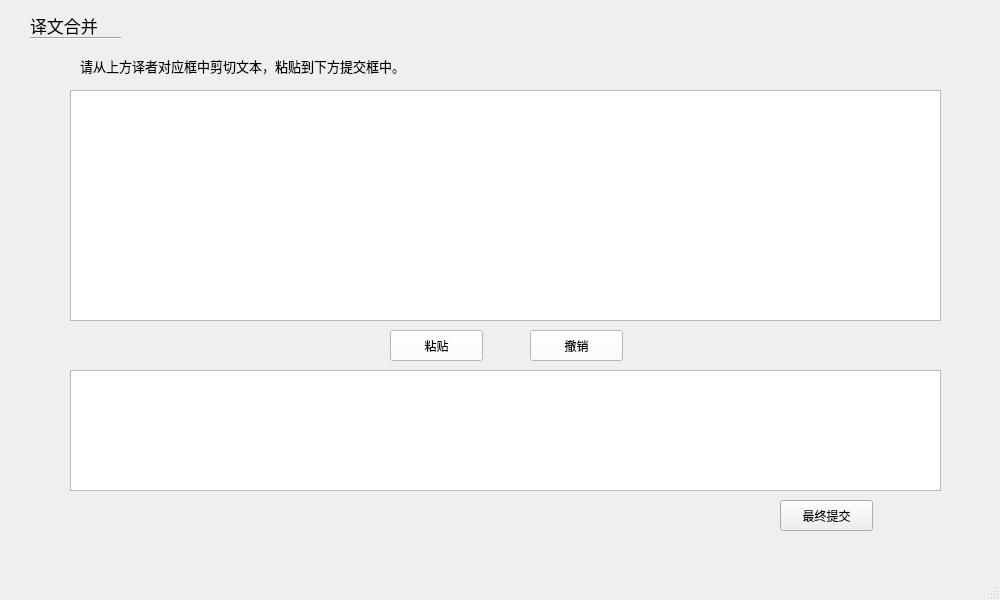
<?xml version="1.0" encoding="UTF-8"?>
<ui version="4.0">
 <class>LastSubmittal</class>
 <widget class="QMainWindow" name="LastSubmittal">
  <property name="geometry">
   <rect>
    <x>0</x>
    <y>0</y>
    <width>1000</width>
    <height>600</height>
   </rect>
  </property>
  <property name="windowTitle">
   <string>MainWindow</string>
  </property>
  <widget class="QWidget" name="centralwidget">
   <widget class="Line" name="line">
    <property name="geometry">
     <rect>
      <x>30</x>
      <y>30</y>
      <width>91</width>
      <height>16</height>
     </rect>
    </property>
    <property name="orientation">
     <enum>Qt::Horizontal</enum>
    </property>
   </widget>
   <widget class="QPlainTextEdit" name="finalTranslation">
    <property name="geometry">
     <rect>
      <x>70</x>
      <y>370</y>
      <width>871</width>
      <height>121</height>
     </rect>
    </property>
   </widget>
   <widget class="QLabel" name="label">
    <property name="geometry">
     <rect>
      <x>30</x>
      <y>10</y>
      <width>101</width>
      <height>31</height>
     </rect>
    </property>
    <property name="font">
     <font>
      <pointsize>13</pointsize>
     </font>
    </property>
    <property name="text">
     <string>译文合并</string>
    </property>
   </widget>
   <widget class="QPushButton" name="Paste">
    <property name="geometry">
     <rect>
      <x>390</x>
      <y>330</y>
      <width>93</width>
      <height>31</height>
     </rect>
    </property>
    <property name="styleSheet">
     <string notr="true">QPushButton{background-color:white;}</string>
    </property>
    <property name="text">
     <string>粘贴</string>
    </property>
   </widget>
   <widget class="QPushButton" name="reDo">
    <property name="geometry">
     <rect>
      <x>530</x>
      <y>330</y>
      <width>93</width>
      <height>31</height>
     </rect>
    </property>
    <property name="styleSheet">
     <string notr="true">QPushButton{background-color:white;}</string>
    </property>
    <property name="text">
     <string>撤销</string>
    </property>
   </widget>
   <widget class="QPushButton" name="complete">
    <property name="geometry">
     <rect>
      <x>780</x>
      <y>500</y>
      <width>93</width>
      <height>31</height>
     </rect>
    </property>
    <property name="text">
     <string>最终提交</string>
    </property>
   </widget>
   <widget class="QTableWidget" name="translatorTable">
    <property name="geometry">
     <rect>
      <x>70</x>
      <y>90</y>
      <width>871</width>
      <height>231</height>
     </rect>
    </property>
   </widget>
   <widget class="QLabel" name="label_2">
    <property name="geometry">
     <rect>
      <x>80</x>
      <y>50</y>
      <width>541</width>
      <height>31</height>
     </rect>
    </property>
    <property name="font">
     <font>
      <pointsize>10</pointsize>
     </font>
    </property>
    <property name="text">
     <string>请从上方译者对应框中剪切文本，粘贴到下方提交框中。</string>
    </property>
   </widget>
  </widget>
  <widget class="QMenuBar" name="menubar">
   <property name="geometry">
    <rect>
     <x>0</x>
     <y>0</y>
     <width>1000</width>
     <height>26</height>
    </rect>
   </property>
  </widget>
  <widget class="QStatusBar" name="statusbar"/>
 </widget>
 <resources/>
 <connections/>
</ui>
